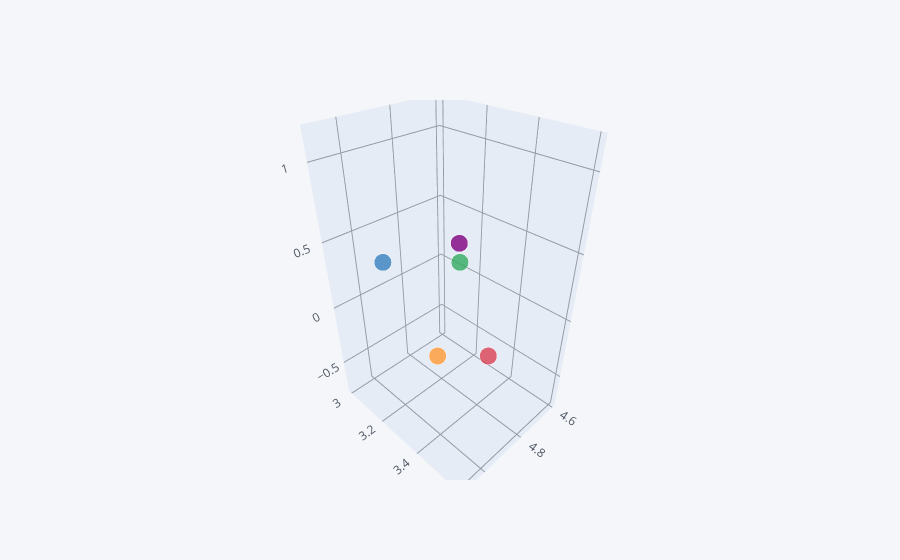

Notebook code for this chart:
### Code cell
df.head().iplot(kind='scatter3d',x='sepal_length' , y ='sepal_width',z='petal_width')

### Figure 1 — Plotly figure (JSON) as saved in the notebook; plotly's stock layout.template omitted (floating-point values rounded to 4 significant figures)
{"data": [{"marker": {"color": ["rgba(255, 153, 51, 1.0)", "rgba(55, 128, 191, 1.0)", "rgba(50, 171, 96, 1.0)", "rgba(128, 0, 128, 1.0)", "rgba(219, 64, 82, 1.0)"], "opacity": 0.8, "size": [12, 12, 12, 12, 12], "symbol": "circle"}, "mode": "markers", "text": ["0", "1", "2", "3", "4"], "type": "scatter3d", "x": [5.1, 4.9, 4.7, 4.6, 5], "y": [3.5, 3, 3.2, 3.1, 3.6], "z": [0.2, 0.2, 0.2, 0.2, 0.2]}], "layout": {"legend": {"bgcolor": "#F5F6F9", "font": {"color": "#4D5663"}}, "paper_bgcolor": "#F5F6F9", "plot_bgcolor": "#F5F6F9", "scene": {"xaxis": {"gridcolor": "#9499A3", "showgrid": true, "tickfont": {"color": "#4D5663"}, "title": {"font": {"color": "#4D5663"}, "text": ""}, "zerolinecolor": "#9499A3"}, "yaxis": {"gridcolor": "#9499A3", "showgrid": true, "tickfont": {"color": "#4D5663"}, "title": {"font": {"color": "#4D5663"}, "text": ""}, "zerolinecolor": "#9499A3"}, "zaxis": {"gridcolor": "#9499A3", "showgrid": true, "tickfont": {"color": "#4D5663"}, "title": {"font": {"color": "#4D5663"}, "text": ""}, "zerolinecolor": "#9499A3"}}, "title": {"font": {"color": "#4D5663"}}}}
